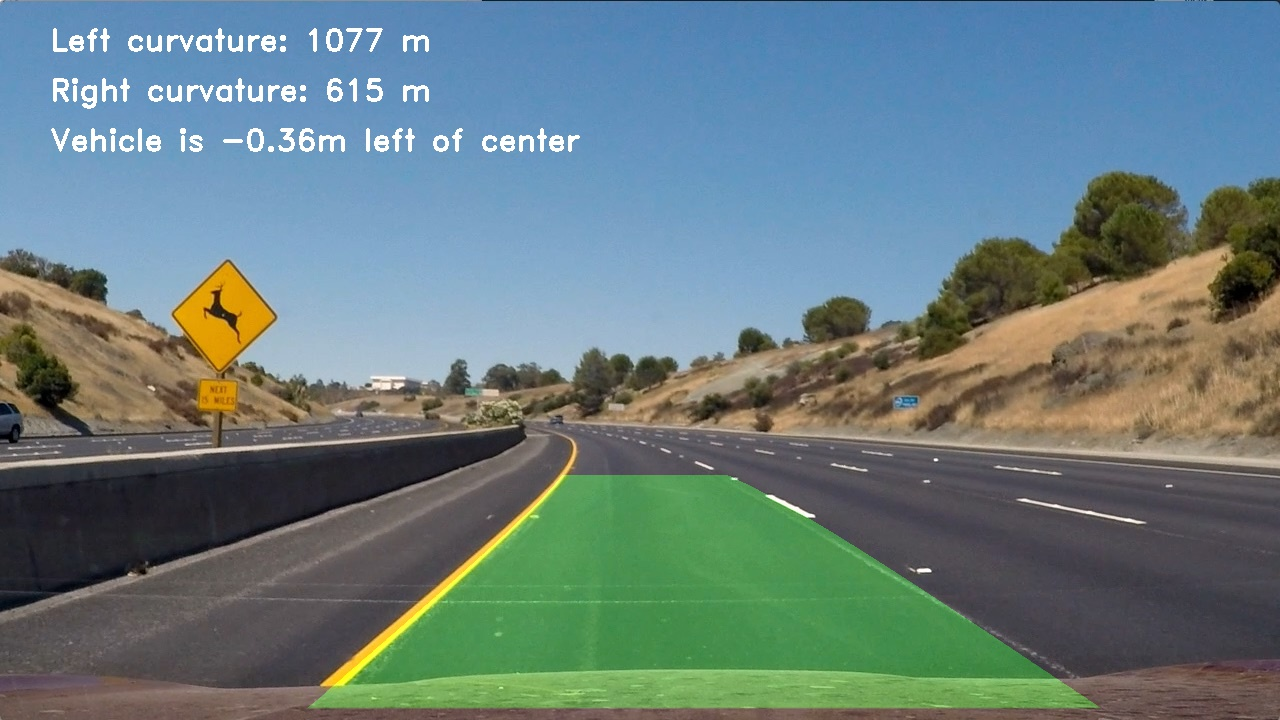
#> input picture output_images/lane_lines/test2.jpg, 1280 x 720 px, given as the content of the folder test_images/, which was not available
$ python color_transforms.py   (older library calls are emulated)
#> lines starting #> are read from the running program, lines starting #| are printed output that depends on the picture; after the words box and inside, x2 and y2 are one past the last pixel; in counts of white or black regions, pixels touching at a corner belong together; pictures that were not available may be replaced by others from this repository, and a replacement may not be noted
### perspective_transforms.py
import cv2
import numpy as np
import matplotlib.pyplot as plt
import matplotlib.image as mpimg


def warp_image(gray_img):
    image = np.copy(gray_img)

    # Select point by viewing on image
    top_left = [575, 475]
    top_right = [725, 475]
    bottom_left = [275, 675]
    bottom_right = [1050, 675]

    src = np.float32([top_left, bottom_left, top_right, bottom_right])

    dst = np.float32([[200, 0], [200, 700], [1000, 0], [1000, 700]])

    # Grab the image shape
    img_size = (gray_img.shape[1], gray_img.shape[0])

    # Given src and dst points, calculate the perspective transform matrix
    M = cv2.getPerspectiveTransform(src, dst)

    # Warp the image using OpenCV warpPerspective()
    warped = cv2.warpPerspective(image, M, img_size)

    # Return the resulting image and matrix
    return warped, M


# [15 lines that do not run on import are left out]

### color_transforms.py
import os
import cv2
import numpy as np
import matplotlib.pyplot as plt
import matplotlib.image as mpimg


def abs_sobel_thresh(img, orient='x', sobel_kernel=3, thresh=(0, 255)):

    # 1) Convert to grayscale
    gray = cv2.cvtColor(img, cv2.COLOR_RGB2GRAY)

    # 2) Take the derivative in x or y given orient = 'x' or 'y'
    sobel = cv2.Sobel(gray, cv2.CV_64F, 0, 1, ksize=sobel_kernel) if orient == 'y' else cv2.Sobel(gray, cv2.CV_64F, 1, 0,
                                                                                                 ksize=sobel_kernel)

    # 3) Take the absolute value of the derivative or gradient
    abs_sobel = np.absolute(sobel)

    # 4) Scale to 8-bit (0 - 255) then convert to type = np.uint8
    scaled_sobel = np.uint8(255 * abs_sobel / np.max(abs_sobel))

    # 5) Create a mask of 1's where the scaled gradient magnitude is > thresh_min and < thresh_max
    binary_output = np.zeros_like(scaled_sobel)
    binary_output[(scaled_sobel >= thresh[0]) & (scaled_sobel <= thresh[1])] = 1

    # 6) Return this mask as your binary_output image
    return binary_output


def mag_thresh(img, sobel_kernel=3, thresh=(0, 255)):
    # 1) Convert to grayscale
    gray = cv2.cvtColor(img, cv2.COLOR_RGB2GRAY)

    # 2) Take the gradient in x and y separately
    sobelx = cv2.Sobel(gray, cv2.CV_64F, 1, 0, ksize=sobel_kernel)
    sobely = cv2.Sobel(gray, cv2.CV_64F, 0, 1, ksize=sobel_kernel)

    # 3) Calculate the magnitude
    abs_sobel = np.sqrt(sobelx ** 2 + sobely ** 2)

    # 4) Scale to 8-bit (0 - 255) and convert to type = np.uint8
    scaled_sobel = np.uint8(255 * abs_sobel / np.max(abs_sobel))

    # 5) Create a binary mask where mag thresholds are met
    binary_output = np.zeros_like(scaled_sobel)
    binary_output[(scaled_sobel >= thresh[0]) & (scaled_sobel <= thresh[1])] = 1

    # 6) Return this mask as your binary_output image
    return binary_output


def dir_threshold(img, sobel_kernel=3, thresh=(0, np.pi / 2)):
    # 1) Convert to grayscale
    gray = cv2.cvtColor(img, cv2.COLOR_RGB2GRAY)

    # 2) Take the gradient in x and y separately
    sobel_x = cv2.Sobel(gray, cv2.CV_64F, 1, 0, ksize=sobel_kernel)
    sobel_y = cv2.Sobel(gray, cv2.CV_64F, 0, 1, ksize=sobel_kernel)

    # 3) Take the absolute value of the x and y gradients
    # 4) Use np.arctan2(abs_sobely, abs_sobelx) to calculate the direction of the gradient
    absgraddir = np.arctan2(np.absolute(sobel_y), np.absolute(sobel_x))

    # 5) Create a binary mask where direction thresholds are met
    binary_output = np.zeros_like(absgraddir)
    binary_output[(absgraddir >= thresh[0]) & (absgraddir <= thresh[1])] = 1

    # 6) Return this mask as your binary_output image
    return binary_output


def hls_select(img, thresh=(0, 255)):
    # 1) Convert to HLS color space
    hls = cv2.cvtColor(img, cv2.COLOR_RGB2HLS)

    # 2) Apply a threshold to the S channel
    # 3) Return a binary image of threshold result
    s_channel = hls[:, :, 2]
    binary_output = np.zeros_like(s_channel)
    binary_output[(s_channel > thresh[0]) & (s_channel <= thresh[1])] = 1

    return binary_output


def combine_color_transforms(sobelx_binary, sobely_binary, mag_binary, dir_binary, hls_binary):
    combined_binary = np.zeros_like(dir_binary)
    combined_binary[
        ((sobelx_binary == 1) & (sobely_binary == 1)) | ((mag_binary == 1) & (dir_binary == 1)) | hls_binary == 1] = 1

    return combined_binary


if __name__ == '__main__':
    # [22 lines of commented-out code are left out]

    write_path = 'output_images/color_and_gradient_thresholds/'

    pt_write_path = 'output_images/perspective_transforms/'

    import perspective_transforms as pt

    for image_file in os.listdir('test_images/'):
        if image_file.endswith('.jpg'):
            image = mpimg.imread(os.path.join('test_images/', image_file))
#> image is the input picture: shape (720, 1280, 3); mean R, G, B 104.3, 125, 126

            kernel_size = 3

            sobelx_binary = abs_sobel_thresh(image, orient='x', sobel_kernel=kernel_size, thresh=(20, 100))
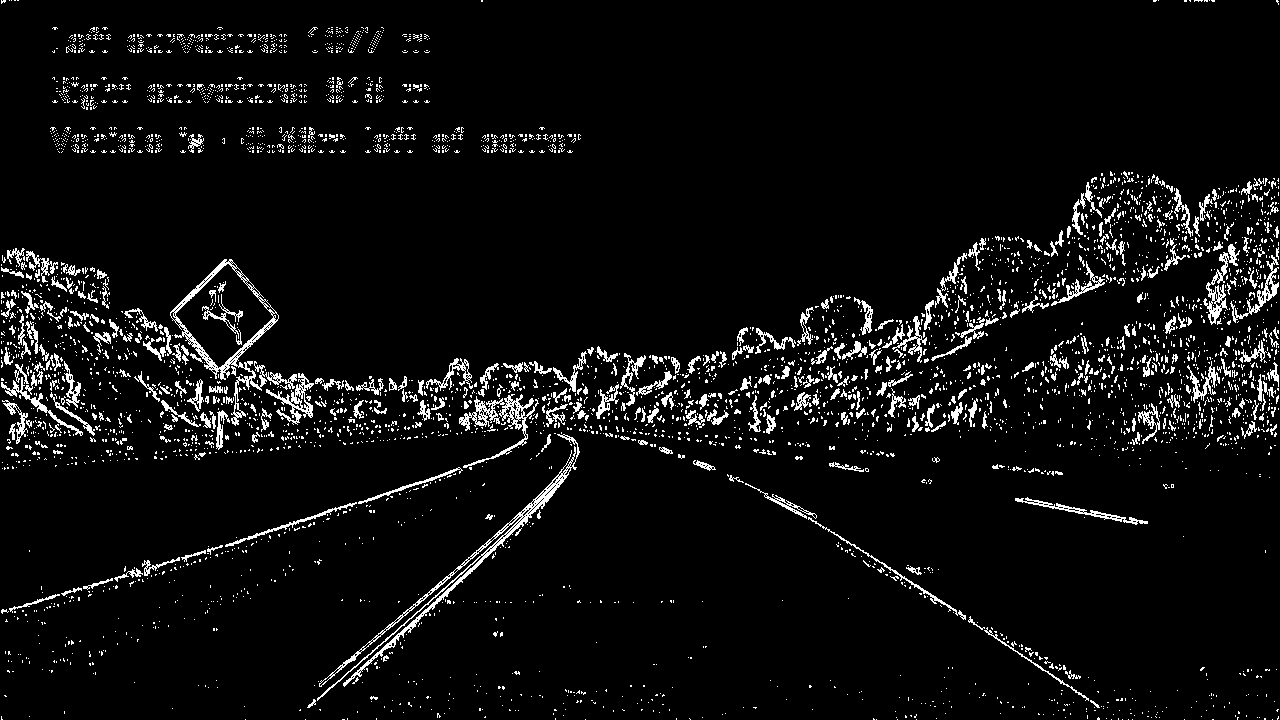
#> sobelx_binary: shape (720, 1280); values 0 (black) and 1 (white), 5.6% white in thin lines or dots
            cv2.imwrite(write_path + 'sobelx_' + image_file, sobelx_binary * 255)

            sobely_binary = abs_sobel_thresh(image, orient='y', sobel_kernel=kernel_size, thresh=(20, 100))
#> sobely_binary: shape (720, 1280); values 0 (black) and 1 (white), 8.4% white in thin lines or dots
            cv2.imwrite(write_path + 'sobely_' + image_file, sobely_binary * 255)

            mag_binary = mag_thresh(image, sobel_kernel=kernel_size, thresh=(20, 100))
#> mag_binary: shape (720, 1280); values 0 (black) and 1 (white), 10.6% white; 3876 white regions (3581 under 20 px), largest, box (x1, y1, x2, y2) and area: (0, 173, 1280, 720) 59647, (0, 460, 489, 615) 2837, (905, 330, 1093, 433) 1868
            cv2.imwrite(write_path + 'mag_binary_' + image_file, mag_binary * 255)

            dir_binary = dir_threshold(image, sobel_kernel=kernel_size, thresh=(0.7, 1.4))
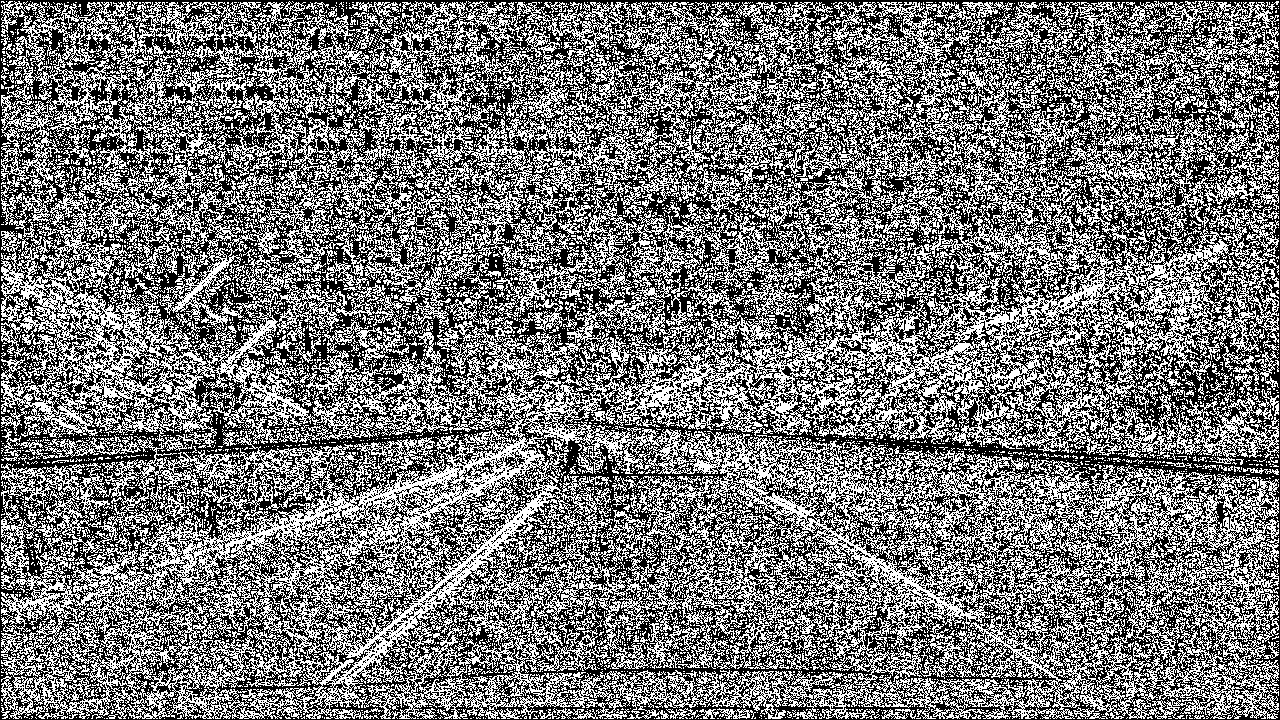
#> dir_binary: shape (720, 1280) float64; values 0 (black) and 1 (white), 46.7% white in thin lines or dots
            cv2.imwrite(write_path + 'dir_binary_' + image_file, dir_binary * 255)

            hls_binary = hls_select(image, thresh=(150, 255))
#> in hls_select, `s_channel = hls[:, :, 2]`:
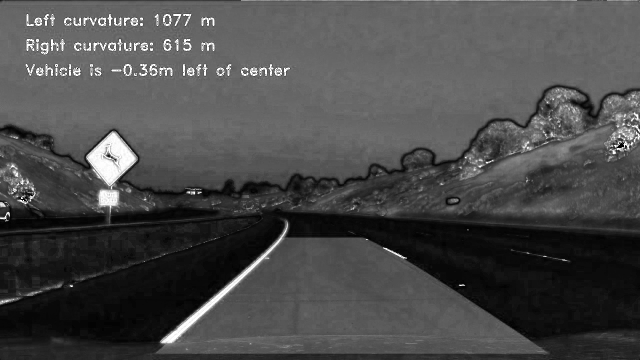
#> s_channel: shape (720, 1280) (shown at 1/2 size); min 0, max 255, mean 74
#> hls_binary: shape (720, 1280); values 0 (black) and 1 (white), 2.7% white; 430 white regions (309 under 20 px), largest, box (x1, y1, x2, y2) and area: (173, 263, 275, 372) 5937, (321, 444, 576, 687) 3587, (196, 379, 238, 427) 1284
            cv2.imwrite(write_path + 'hls_binary_' + image_file, hls_binary * 255)

            combined_binary = combine_color_transforms(sobelx_binary, sobely_binary, mag_binary, dir_binary, hls_binary)
#> combined_binary: shape (720, 1280) float64; values 0 (black) and 1 (white), 7.9% white; 6090 white regions (5581 under 20 px), largest, box (x1, y1, x2, y2) and area: (163, 258, 278, 427) 8372, (306, 429, 577, 710) 4622, (461, 386, 533, 431) 839
            cv2.imwrite(write_path + 'combined_binary_' + image_file, combined_binary * 255)
            cv2.imwrite(pt_write_path + 'original_binary_' + image_file, combined_binary * 255)

            transformed_image, _ = pt.warp_image(combined_binary * 255)
#> in warp_image, `warped = cv2.warpPerspective(image, M, img_size)`:
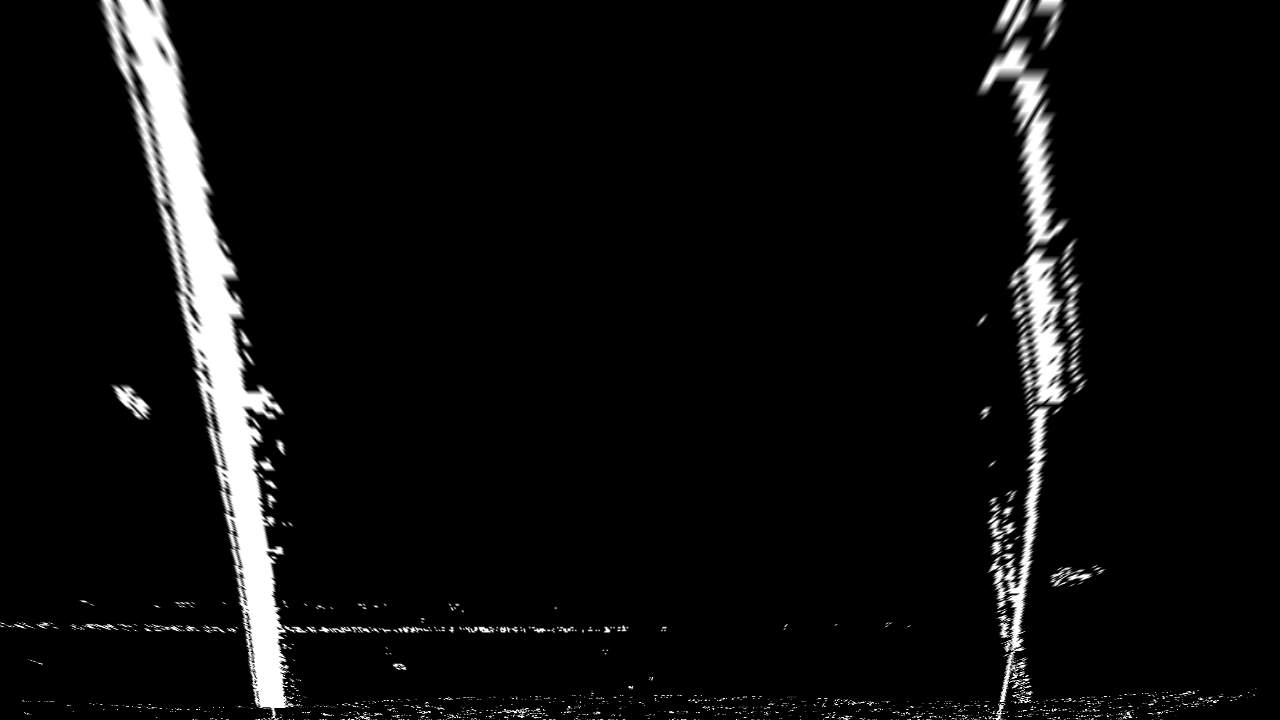
#> warped: shape (720, 1280) float64; min 0, max 255, mean 13.5
            cv2.imwrite(pt_write_path + 'warped_' + image_file, transformed_image)

$ run again, on output_images/lane_lines/test3.jpg
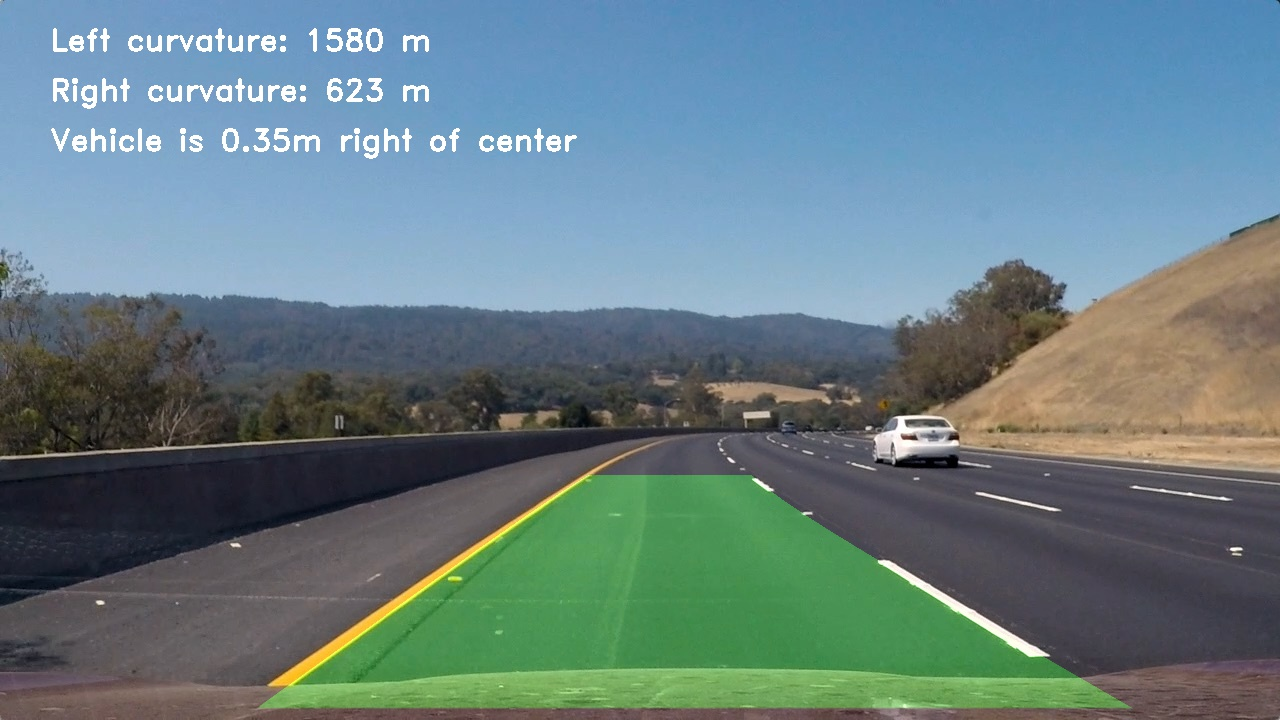
#> input picture output_images/lane_lines/test3.jpg, 1280 x 720 px, given as the content of the folder test_images/, which was not available
#> image is the input picture: shape (720, 1280, 3); mean R, G, B 102.5, 126.2, 131.2
#> `sobelx_binary = abs_sobel_thresh(image, orient='x', sobel_kernel=kerne..`:
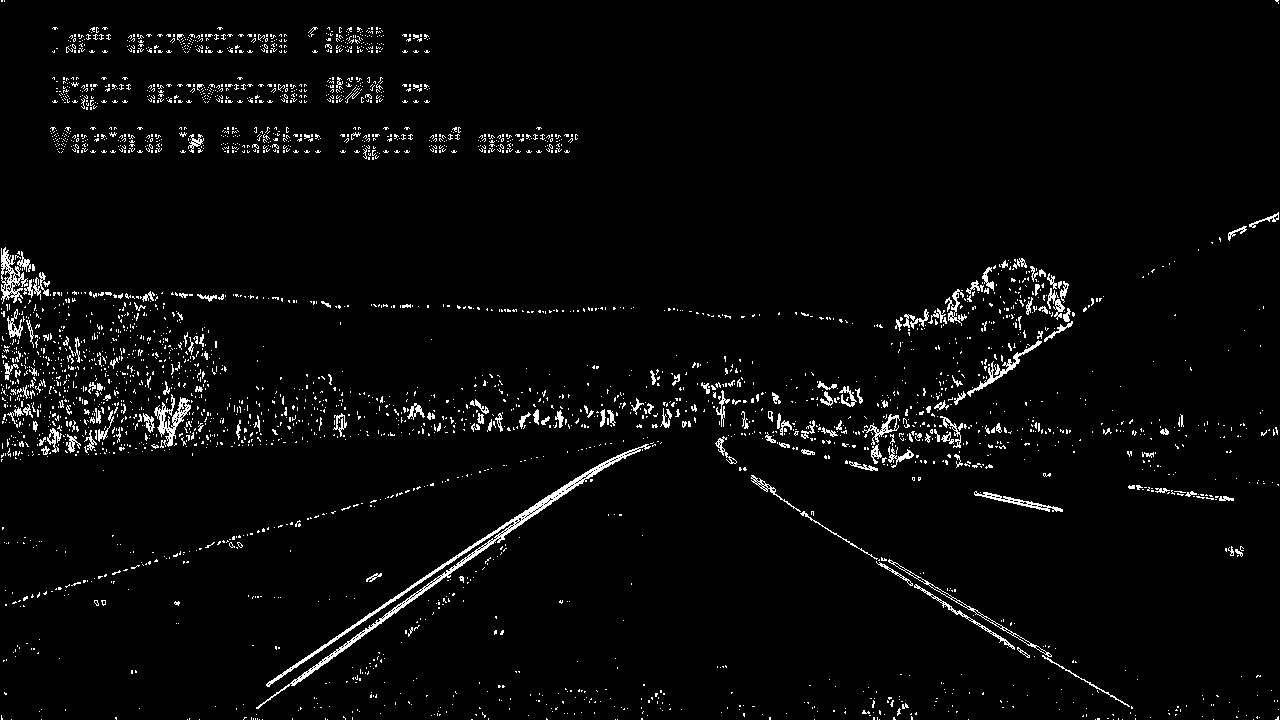
#> sobelx_binary: shape (720, 1280); values 0 (black) and 1 (white), 3.2% white in thin lines or dots
#> sobely_binary: shape (720, 1280); values 0 (black) and 1 (white), 5.4% white in thin lines or dots
#> mag_binary: shape (720, 1280); values 0 (black) and 1 (white), 6.3% white in thin lines or dots
#> dir_binary: shape (720, 1280) float64; values 0 (black) and 1 (white), 44.4% white in thin lines or dots
#> hls: shape (720, 1280, 3); mean of channels 0, 1, 2 88.7, 120.8, 71.6
#> hls_binary: shape (720, 1280); values 0 (black) and 1 (white), 1.7% white; 162 white regions (84 under 20 px), largest, box (x1, y1, x2, y2) and area: (270, 468, 599, 687) 3831, (878, 561, 1045, 657) 1241, (889, 416, 935, 451) 353
#> combined_binary: shape (720, 1280) float64; values 0 (black) and 1 (white), 4.5% white in thin lines or dots
#> image: shape (720, 1280) float64; 4.5% white in thin lines or dots
#> in warp_image, `warped = cv2.warpPerspective(image, M, img_size)`:
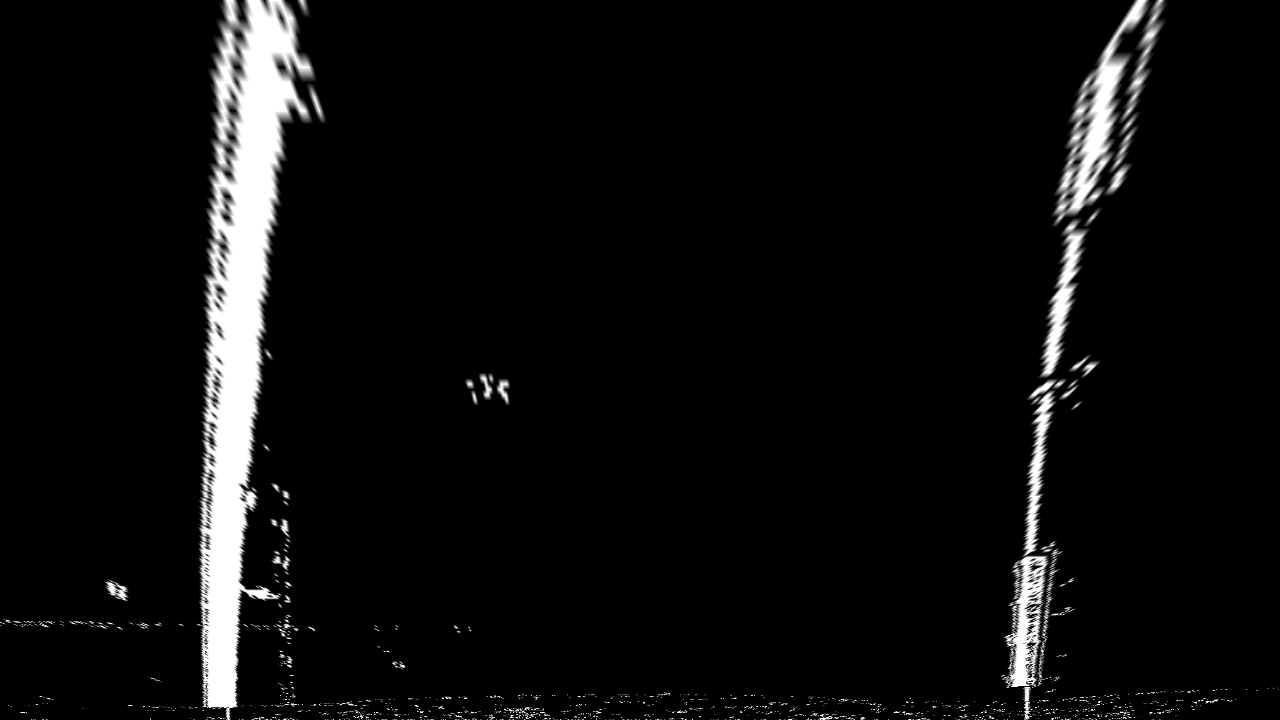
#> warped: shape (720, 1280) float64; min 0, max 255, mean 14.1
